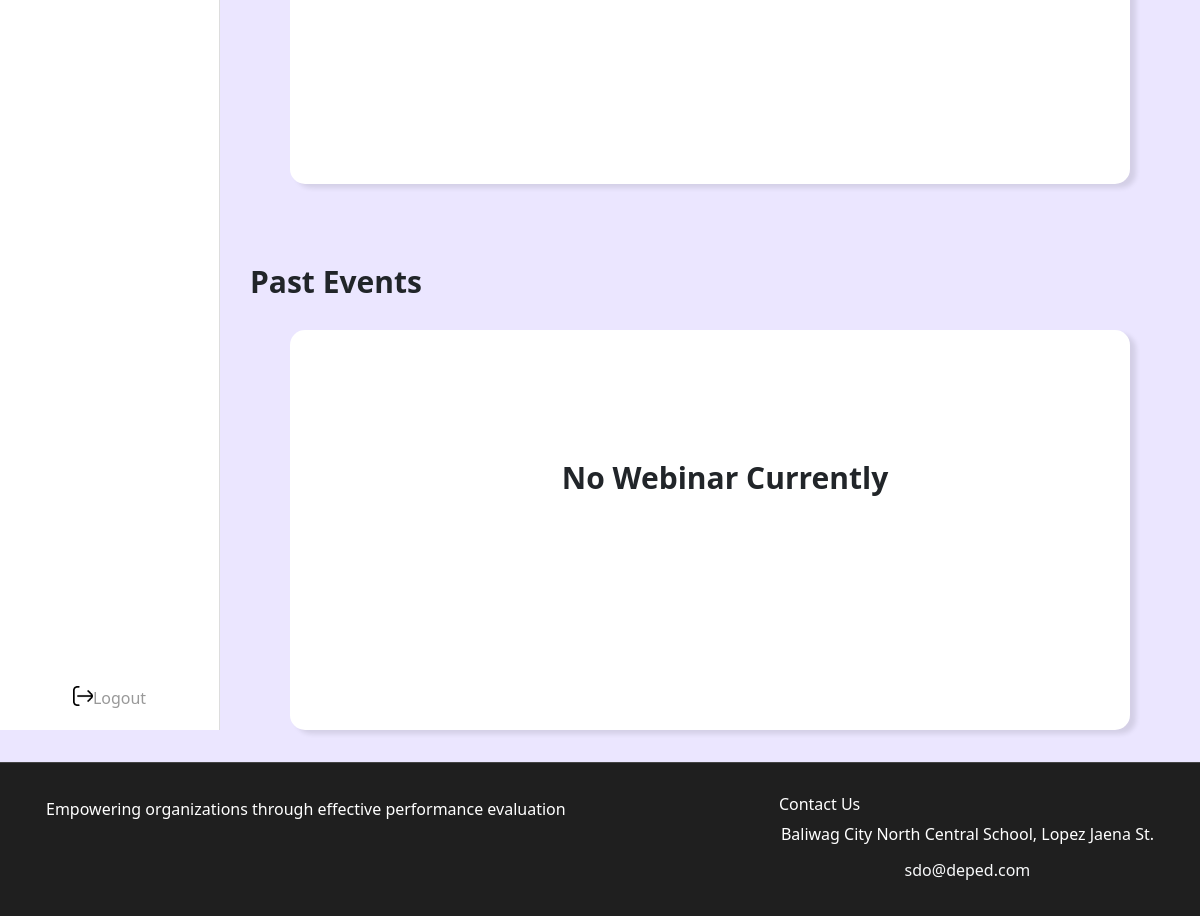
Page /user_dashboard (signed in, lower part) on the earlier database version.
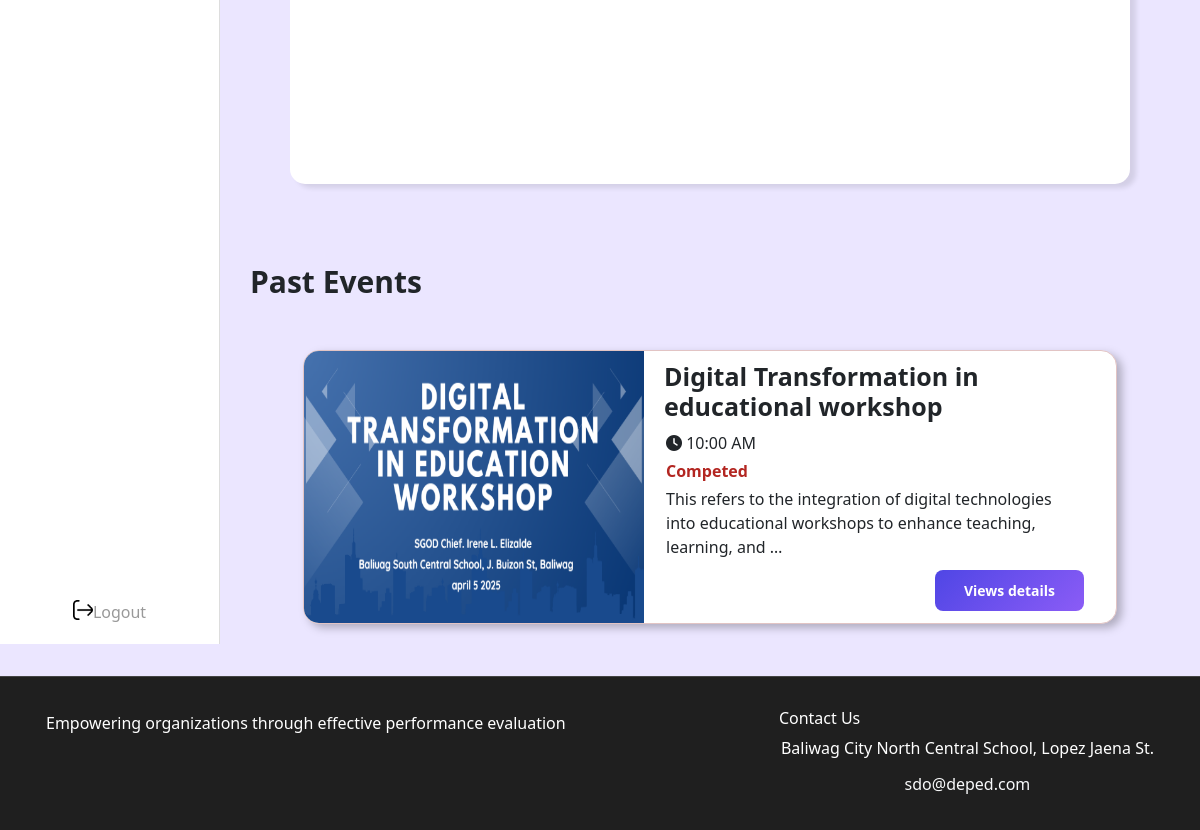
Same page on the later database version.
### webinar/models.py (models this page shows, shortened)
class WebinarAttendees(models.Model):
    webinar=models.ForeignKey(Webinar, on_delete=models.CASCADE, related_name="attendees")
    user=models.ForeignKey(User, on_delete=models.CASCADE, related_name="attendees", null=True, blank=True)
    school_id=models.CharField(max_length=20, null=True)
    email=models.EmailField()

class Webinar(models.Model):
    title=models.CharField(max_length=20)
    description=models.CharField(max_length=1000)
    number_of_speaker=models.IntegerField(default=1)
    event_type=models.CharField(max_length=20, null=True ,blank=True)
    start_date=models.DateField(null=True ,blank=True)
    until_date=models.DateField(null=True, blank=True)
    time=models.TimeField(max_length=20)
    banner=models.ImageField(upload_to='banner')
    venue=models.CharField(max_length=40)

### login/views.py (the view)
# urls.py: path("user_dashboard", views.user_dashboard, name="user_dashboard"),
def user_dashboard(request):
    today=timezone.now().date()
    upcoming_webinar=WebinarAttendees.objects.filter(user=request.user, webinar__start_date__gte=today )
    past_webinar=WebinarAttendees.objects.filter(user=request.user, webinar__start_date__lt=today )
    upcoming_messages=""
    history_messages=""
    if not upcoming_webinar.exists():
        upcoming_messages="No webinar asssigned to you please wait for further notice"
    if not past_webinar.exists():
        history_messages="No Webinar Currently"
    return render(request, "login/user_nav/user_dashboard.html",{
        "upcoming_webinars":upcoming_webinar,
        "past_webinars":past_webinar,
        "upcoming_message":upcoming_messages,
        "past_message":history_messages
    })

### login/templates/login/user_nav/user_dashboard.html (shortened to what this page needs)
{% extends "login/layout.html" %}
{% load static %}
{% block css %}
<link rel="stylesheet" href="{% static 'css/user_nav/user_dashboard.css' %}">
<link rel="stylesheet" href="{% static 'css/bar.css' %}">
<link rel="stylesheet" href="https://cdnjs.cloudflare.com/ajax/libs/font-awesome/6.5.0/css/all.min.css">
{% endblock %}
{% block body %}
  <div class="app-container">
    <aside class="sidebar">
      <div class="logout" >
        <a href="{% url 'logout' %}">
          <img   src="{% static 'icons/exit.png' %}" alt="">
          Logout
        </a>
      </div>
    </aside>
    <div class="main-content" >
    <section class="events-section">
        <div class="events-container" >
          {% if  upcoming_webinars %}
            {% for up_webinar in upcoming_webinars   %}
              <div class="webinar-card">
                <img class="webinar-banner" src="{{ up_webinar.webinar.banner.url }}" alt="">
                <div class="webinar-contents" >
                  <h4> {{ up_webinar.webinar.title }}</h4>
                  <p class="webinar-time"><i class="fa-solid fa-clock"></i> {{ up_webinar.webinar.time|time:"h:i A" }}</p>
                  <p style="color:rgb(89, 187, 89); font-weight: 600; ">Upcoming</p>
                  <p class="webinar-descrtiption" >{{ up_webinar.webinar.description|truncatewords:16  }}</p>
                  <div class="webinar-btn-container">
                  <a href="{% url 'webinar_detail' up_webinar.webinar.id  %}" class="webinar-btn"> Views details </a>
                  </div>
                </div>
              </div>
            {% endfor %}
          {% else %}
            <div class="messages-container">
            </div>
          {% endif %}
        </div>
    </section>
    <section class="history-section">
      <h2>Past Events</h2>
      <div class="past-container">
          {% if  past_webinars %}
            {% for pt_webinar in past_webinars   %}
              <div class="webinar-card">
                <img class="webinar-banner" src="{{ pt_webinar.webinar.banner.url }}" alt="">
                <div class="webinar-contents" >
                  <h4> {{ pt_webinar.webinar.title }}</h4>
                  <p class="webinar-time"><i class="fa-solid fa-clock"></i> {{ pt_webinar.webinar.time|time:"h:i A" }}</p>
                  <p style="color:rgb(179, 38, 33); font-weight: 600; ">Competed</p>
                  <p class="webinar-descrtiption" >{{ pt_webinar.webinar.description|truncatewords:16  }}</p>
                  <div class="webinar-btn-container">
                  <a class="webinar-btn" href="{% url 'webinar_detail' pt_webinar.webinar.id %}"> Views details </a>
                  </div>
                </div>
              </div>
            {% endfor %}
          {% else %}
            <div class="messages-container">
              <h2> {{ past_message }} </h2>
            </div>
          {% endif %}
      </div>
    </section>
    </div>
</div>
<footer>
    <div class="container d-flex justify-content-between flex-wrap">
        <div>
            <p>Empowering organizations through effective performance evaluation</p>
        </div>
        <div>
            <h6>Contact Us</h6>
            <p>Baliwag City North Central School, Lopez Jaena St.</p>
            <p><a href="mailto:sdo@deped.com" class="text-light">sdo@deped.com</a></p>
        </div>
    </div>
</footer>
{% endblock %}

Differences in the rows shown:
added WebinarAttendees: webinar.banner (picture), webinar "Digital Transformation in educational workshop", webinar.time "10:00 AM", webinar.description "This refers to the integration of digital technologies into educational workshops to enhance teaching, learning, and …"
Other differences:
{{ past_message }}: "No Webinar Currently" → (not shown)
